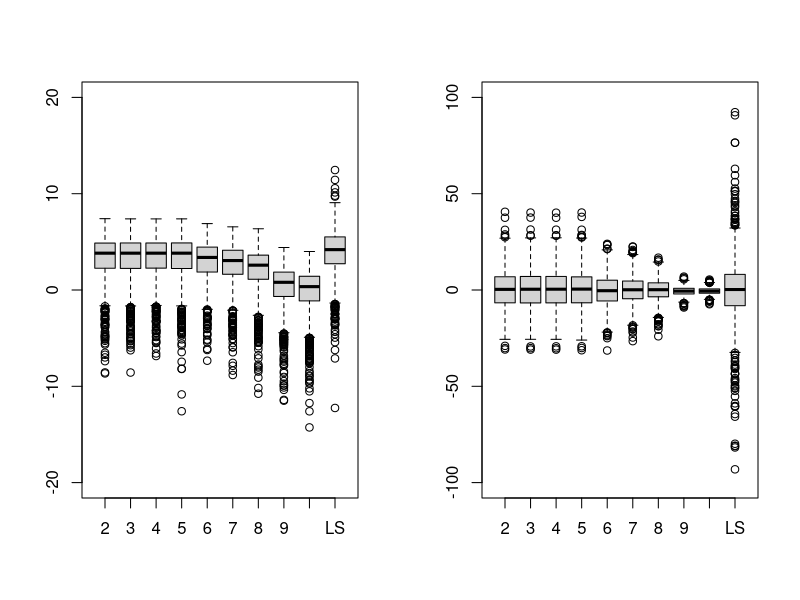
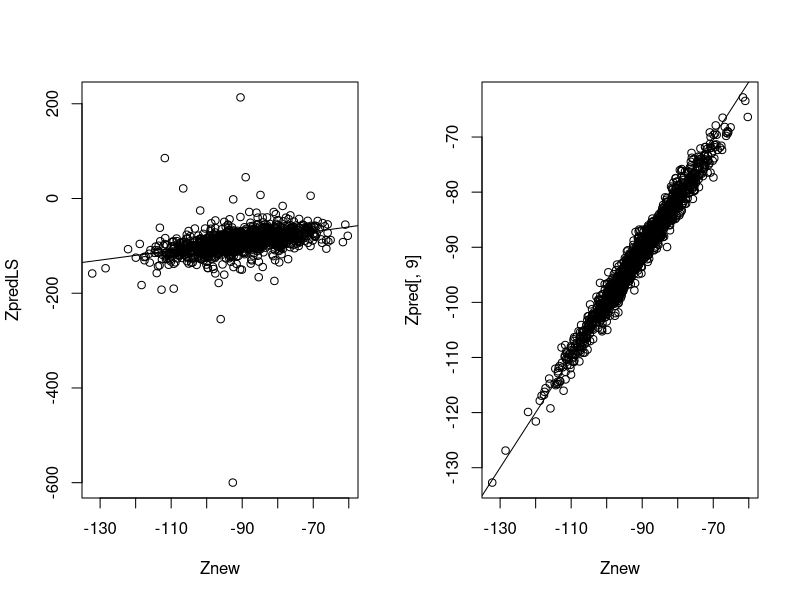

The R source for these figures, in order:
X = as.matrix(read.table("data-sets/Xtrainphoneme.txt",sep = ","))[, -257]
XXnew = as.matrix(read.table("data-sets/Xtestphoneme.txt",sep = ","))[, -257]
Z = as.numeric(read.table("data-sets/Ztrainphoneme.txt",sep = ","))
Znew = as.numeric(read.table("data-sets/Ztestphoneme.txt",sep = ","))
n=300
nnew=1417
Xcent=scale(X,scale=F)
Zcent=Z-mean(Z)
#1 Prediction by LS
betahat= solve(t(Xcent)%*%Xcent)%*%t(Xcent)%*%Zcent
repbarX=matrix(rep(colMeans(X),nnew),nrow=nnew,byrow=T)
ZpredLS=mean(Z)+ (XXnew-repbarX)%*%betahat
#2 Prediction by PC
compo=prcomp(X,retx=T)
phi=(compo$rotation)
Y=compo$x
Zpred=c()
for(q in 2:10)
{
  YDATA=Y[,1:q]
  betahatPC= solve(t(YDATA)%*%YDATA)%*%t(YDATA)%*%Zcent
  YNew=(XXnew-repbarX)%*%phi
  Zpred=cbind(Zpred,mean(Z)+YNew[,1:q]%*%betahatPC)
}
#3 Plot prediction errors
log_sq_error_list = list()
error_list = list()
for(i in 1:9){
  log_sq_error_list[[i]] = log((Zpred[,i]-Znew)^2)
  error_list[[i]] = (Zpred[,i]-Znew)
}
log_sq_error_list[[10]] = log((ZpredLS-Znew)^2)
error_list[[10]] = ZpredLS-Znew
par(mfrow=c(1,2))
boxplot(log_sq_error_list, ylim=c(-20,20),
        names = c(2:10,"LS"))
boxplot(error_list,ylim=c(-100,100),
        names = c(2:10,"LS"))
# Best PC predictor obtained when $q=10$:
plot(Znew,ZpredLS)
abline(0,1)
plot(Znew,Zpred[,9])
abline(0,1)
  
